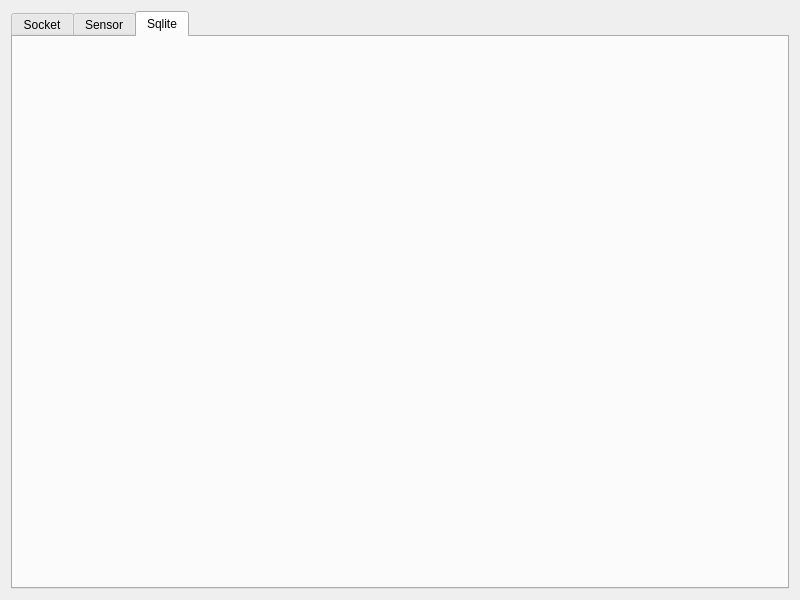
<?xml version="1.0" encoding="UTF-8"?>
<ui version="4.0">
 <class>MainWidget</class>
 <widget class="QWidget" name="MainWidget">
  <property name="geometry">
   <rect>
    <x>0</x>
    <y>0</y>
    <width>800</width>
    <height>600</height>
   </rect>
  </property>
  <property name="windowTitle">
   <string>MainWidget</string>
  </property>
  <layout class="QVBoxLayout" name="verticalLayout">
   <item>
    <widget class="QTabWidget" name="tabWidget">
     <property name="currentIndex">
      <number>2</number>
     </property>
     <property name="tabBarAutoHide">
      <bool>false</bool>
     </property>
     <widget class="QWidget" name="tab">
      <attribute name="title">
       <string>Socket</string>
      </attribute>
     </widget>
     <widget class="QWidget" name="tab_2">
      <attribute name="title">
       <string>Sensor</string>
      </attribute>
     </widget>
     <widget class="QWidget" name="tab_3">
      <attribute name="title">
       <string>Sqlite</string>
      </attribute>
     </widget>
    </widget>
   </item>
  </layout>
 </widget>
 <resources/>
 <connections/>
</ui>
